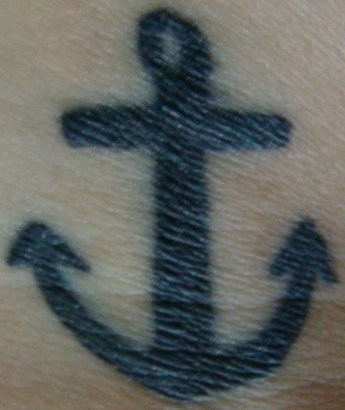
#> input picture images/anchors/tattoo_seed.jpg, 345 x 410 px
$ python homography.py   (Python 2 division)
#> lines starting #> are read from the running program, lines starting #| are printed output that depends on the picture
import cv2
import numpy as np
from os import walk
from os.path import join
import sys

folder="images/anchors/"

query = cv2.imread(join(folder,"tattoo_seed.jpg"),0)
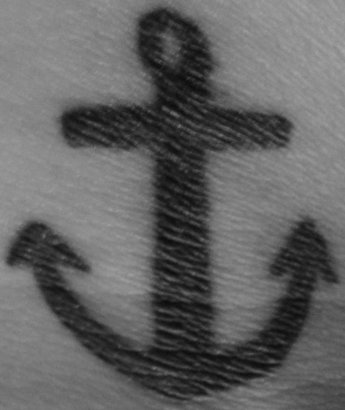
#> query: shape (410, 345); min 10, max 166, mean 98.6
files=[]
images=[]
descriptors=[]

for (dirpath,dirnames,filenames) in walk(folder):
    files.extend(filenames)
for f in files:
    if f.endswith("npy") and f != "tattoo_seed.npy":
        descriptors.append(f)
print(descriptors)

sift = cv2.xfeatures2d.SIFT_create()
query_kp,query_ds=sift.detectAndCompute(query,None)
#> query_kp = 399 keypoints; strongest (x, y, size): (83, 124, 32.4), (42, 250, 38.7), (177, 113, 94.1), (120, 278, 46.9)

FLANN_INDEX_KDRESS=0
index_params=dict(algorithm=FLANN_INDEX_KDRESS,tress=5)
search_params=dict(checks=50)
flann=cv2.FlannBasedMatcher(index_params,search_params)

MIN_MATCH_COUNT=10

potential_culprits={}

print ">> Starting scaning...."
for d in descriptors:
    matches = flann.knnMatch(query_ds,np.load(join(folder,d)),k=2)
    good=[]
    for m,n in matches:
        if m.distance < 0.7*n.distance:
            good.append(m)
    if len(good) > MIN_MATCH_COUNT:
        print "%s is a match! (%d)" % (d, len(good))
    else:
        print "%s is not a match" % d
    potential_culprits[d] = len(good)
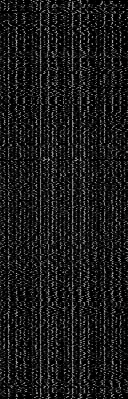
#> query_ds: shape (399, 128) float32; min 0, max 186, mean 26
#> after the loop, potential_culprits = 0 items
max_matches = None
potential_suspect = None
for culprit, matches in potential_culprits.iteritems():
    if max_matches == None or matches > max_matches:
        max_matches = matches
        potential_suspect = culprit
#> this loop made 0 passes
#> (the run stopped early here; a loop or call above may not have finished)

$ run again, with images/anchors/dr-hurt.jpg copied over images/anchors/tattoo_seed.jpg
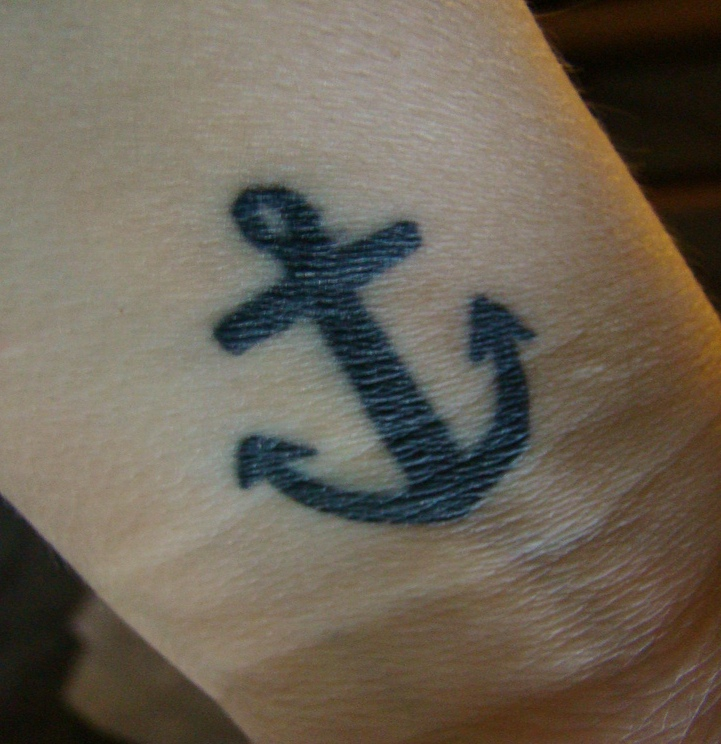
#> input picture images/anchors/dr-hurt.jpg, 721 x 744 px
#> `query = cv2.imread(join(folder,"tattoo_seed.jpg"),0)`:
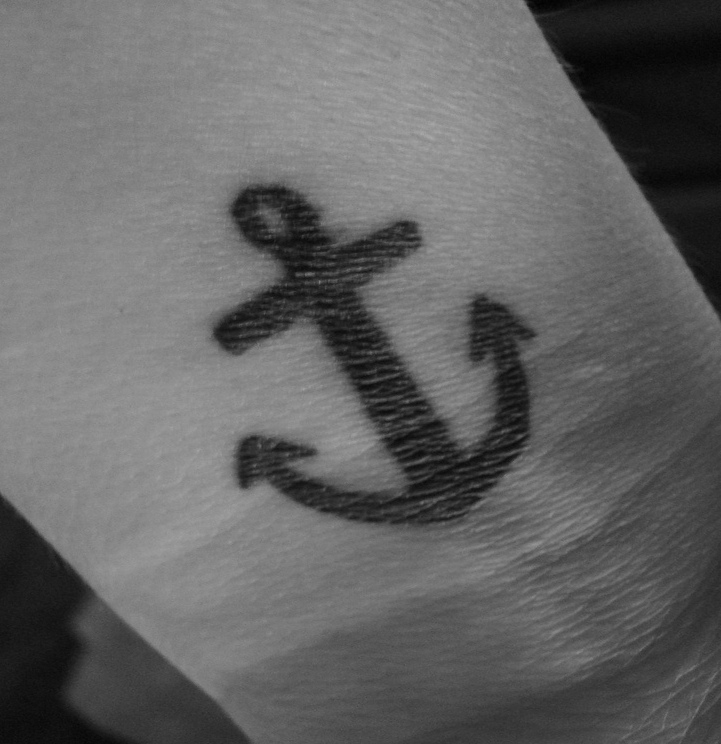
#> query: shape (744, 721); min 2, max 171, mean 100.5
#> query_kp = 526 keypoints; strongest (x, y, size): (236, 330, 31.9), (307, 266, 100.7), (493, 329, 42.7), (398, 238, 29.6)
#> after the loop `for d in descriptors:`:
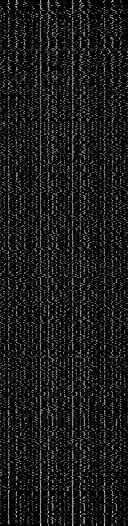
#> query_ds: shape (526, 128) float32; min 0, max 220, mean 25.8
#> after the loop `for d in descriptors:`: potential_culprits = 0 items

$ run again, with images/anchors/hush.jpg copied over images/anchors/tattoo_seed.jpg
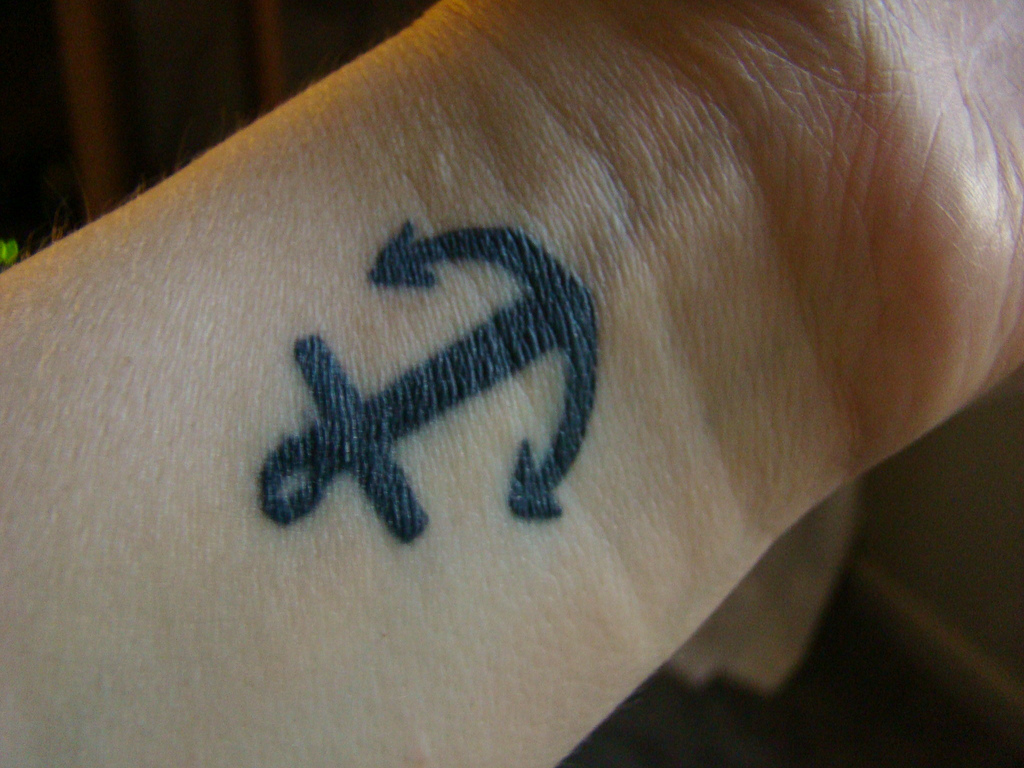
#> input picture images/anchors/hush.jpg, 1024 x 768 px
#> `query = cv2.imread(join(folder,"tattoo_seed.jpg"),0)`:
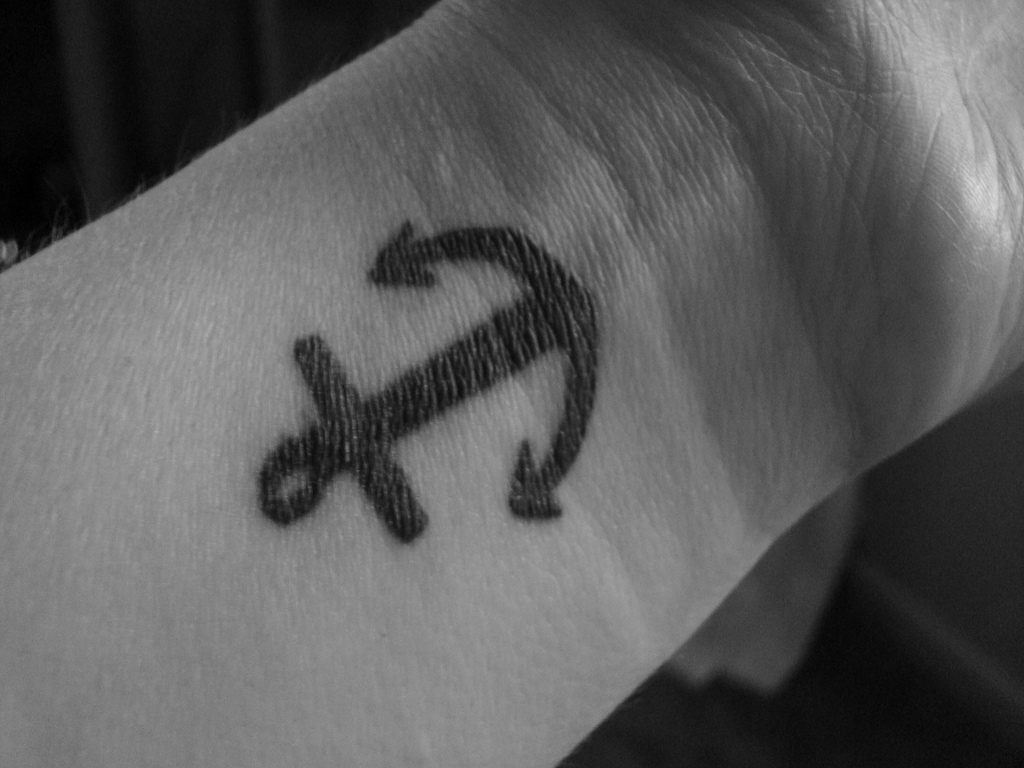
#> query: shape (768, 1024); min 0, max 221, mean 91.9
#> query_kp = 542 keypoints; strongest (x, y, size): (403, 520, 33.1), (533, 493, 41.4), (339, 450, 100.7), (401, 264, 42.5)
#> after the loop `for d in descriptors:`:
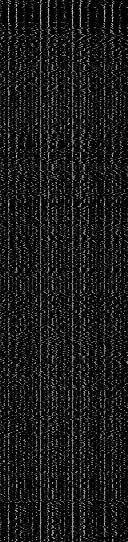
#> query_ds: shape (542, 128) float32; min 0, max 206, mean 25.5
#> after the loop `for d in descriptors:`: potential_culprits = 0 items
